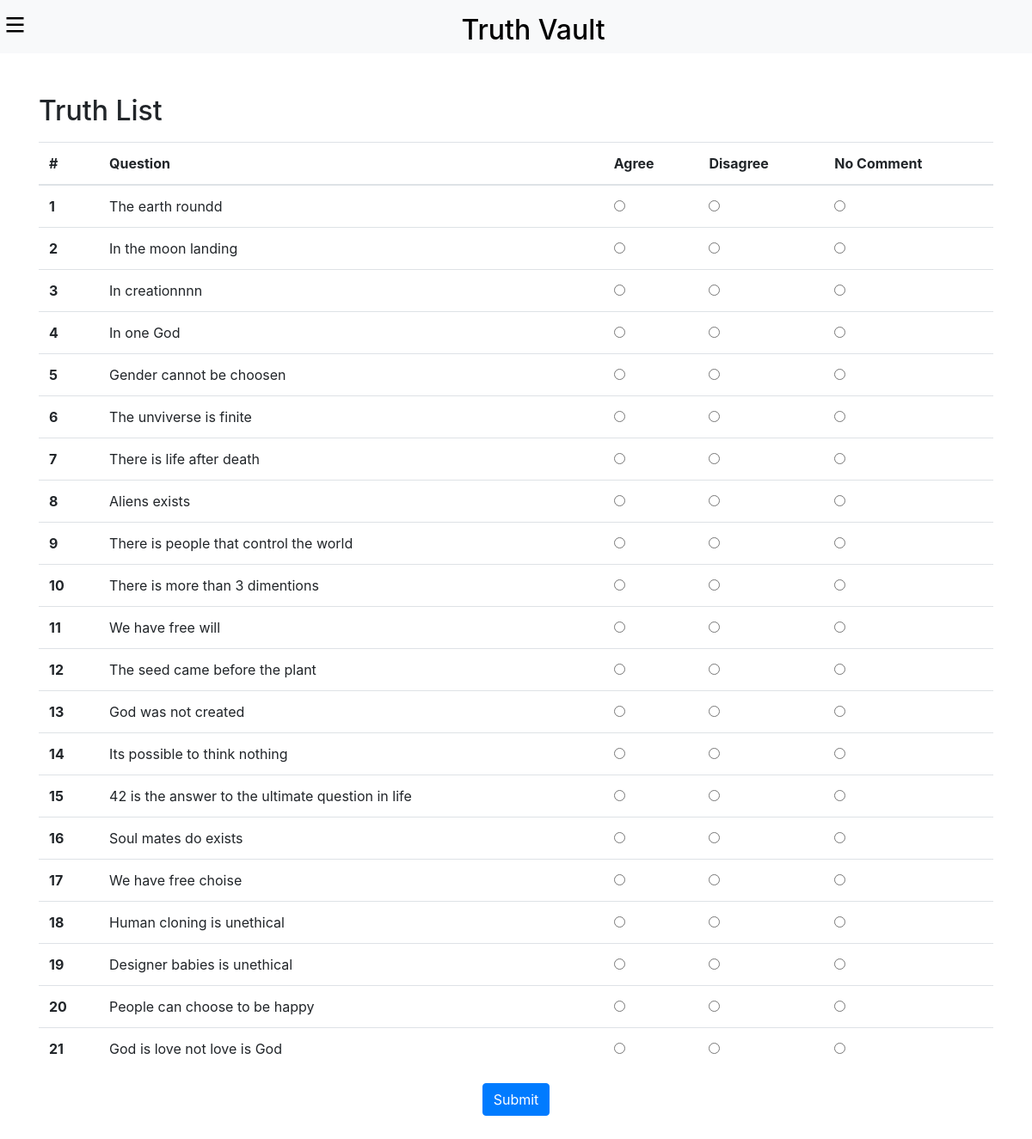
The page /assessment/ (signed in) on the database its author committed.
### truthlist/models.py (models this page shows, shortened)
class Question(models.Model):
    question = models.TextField()
    category = models.ForeignKey(Category, null=True, blank=True, on_delete=models.SET_NULL)
    is_fundamental = models.BooleanField(default=False)
    truth_or_lie = models.CharField(max_length=10, choices=TRUTH_OR_LIE_CHOICES, default='Middle')
    active = models.BooleanField(default=False)
    date = models.DateTimeField(auto_now_add=True)

### truthlist/views.py (the view, shortened to what this page needs)
# urls.py: path('assessment/', views.assessment, name='assessment'),
@login_required(login_url='login')
def assessment(request):
    questions = Question.objects.filter(active=True)
    return render(request, 'truthlist/assessment.html', {'questions': questions})

### truthlist/templates/truthlist/assessment.html (shortened to what this page needs)
{% extends 'truthlist/base.html' %}
{% load static %}
{% block content %}
<form class="container my-5" action="{% url 'assessment' %}" method="POST">
    <h2 class="">Truth List</h2>
    <table class="table mt-3">
        <thead>
          <tr>
            <th scope="col">#</th>
            <th scope="col">Question</th>
            <th scope="col">Agree</th>
            <th scope="col">Disagree</th>
            <th scope="col">No Comment</th>
          </tr>
        </thead>
        <tbody>
            {% for data in questions %}
            <tr>
                <th scope="row">{{ forloop.counter }}</th>
                <td>{{ data.question }}</td>
                <td>
                    <input class="radio-btn" type="radio" name="{{ data.id }}" value="agree">
                </td>
                <td>
                    <input class="radio-btn" type="radio" name="{{ data.id }}" value="disagree">
                </td>
                <td>
                    <input class="radio-btn" type="radio" name="{{ data.id }}" value="no_comment">
                </td>
            </tr>
            {% endfor %}
        </tbody>
    </table>
    <div class="text-center mb-5 mt-3">
        <button type="submit" class="btn btn-primary">Submit</button>
    </div>
</form>
{% endblock %}

### rows shown on the page
Question: question "The earth roundd"
Question: question "In the moon landing"
Question: question "In creationnnn"
Question: question "In one God"
Question: question "Gender cannot be choosen"
Question: question "The unviverse is finite"
Question: question "There is life after death"
Question: question "Aliens exists"
Question: question "There is people that control the world"
Question: question "There is more than 3 dimentions"
Question: question "We have free will"
Question: question "The seed came before the plant"
Question: question "God was not created"
Question: question "Its possible to think nothing"
Question: question "42 is the answer to the ultimate question in life"
Question: question "Soul mates do exists"
Question: question "We have free choise"
Question: question "Human cloning is unethical"
Question: question "Designer babies is unethical"
Question: question "People can choose to be happy"
Question: question "God is love not love is God"
